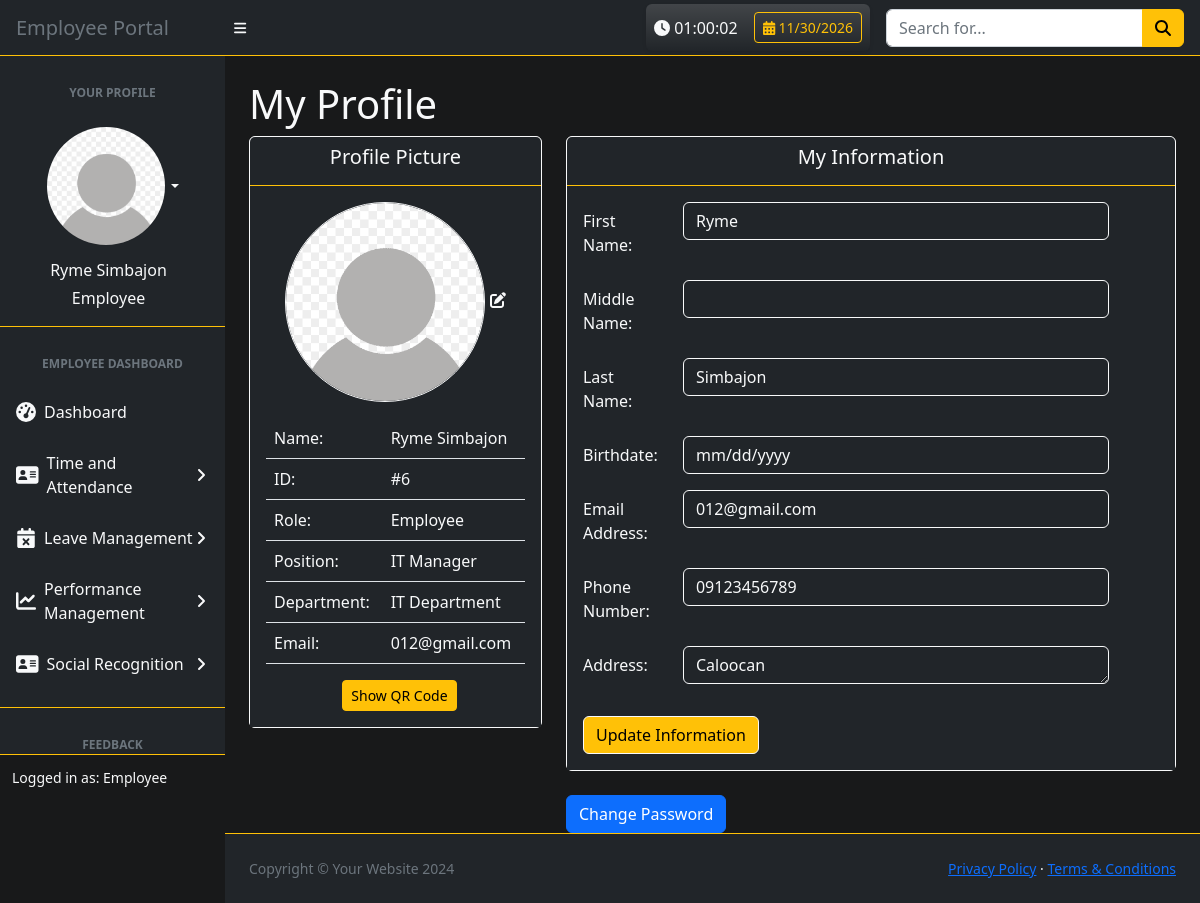
/e_portal/e_profile.php (signed in), run on the app's committed database.
### tables this page shows
CREATE TABLE `employee_register` (
  `e_id` int(11) UNSIGNED NOT NULL,
  `firstname` varchar(255) NOT NULL,
  `middlename` varchar(255) NOT NULL,
  `lastname` varchar(255) NOT NULL,
  `birthdate` date NOT NULL,
  `email` varchar(255) NOT NULL,
  `password` varchar(255) NOT NULL,
  `role` varchar(255) NOT NULL,
  `position` varchar(255) NOT NULL,
  `department` varchar(255) NOT NULL,
  `available_leaves` int(11) NOT NULL DEFAULT 0,
  `phone_number` varchar(20) NOT NULL,
  `address` varchar(255) NOT NULL,
  `pfp` longblob NOT NULL,
  `qr_code_path` varchar(255) DEFAULT NULL
);

### e_portal/e_profile.php (the view, shortened to what the rows shown need)
<?php
include '../db/db_conn.php';
$employeeId = $_SESSION['e_id'];
$sql = "SELECT e_id, firstname, middlename, lastname, birthdate, email, role, position, department, phone_number, address, pfp FROM employee_register WHERE e_id = ?";
$stmt = $conn->prepare($sql);
$stmt->bind_param("i", $employeeId);
$stmt->execute();
$result = $stmt->get_result();
$employeeInfo = $result->fetch_assoc();
?>
<!DOCTYPE html>
<html lang="en">
<head>
    <link href="../css/styles.css" rel="stylesheet" />
    <link href='https://cdn.jsdelivr.net/npm/fullcalendar@5.11.3/main.min.css' rel='stylesheet' />
    <link href="../css/calendar.css" rel="stylesheet"/>
    <link rel="stylesheet" href="https://cdnjs.cloudflare.com/ajax/libs/font-awesome/6.0.0-beta3/css/all.min.css">
</head>
<body class="sb-nav-fixed bg-black">
    <div id="layoutSidenav">
        <div id="layoutSidenav_nav">
            <nav class="sb-sidenav accordion bg-dark" id="sidenavAccordion">
                <div class="sb-sidenav-menu ">
                    <div class="nav">
                        <ul class="navbar-nav ms-auto ms-md-0 me-3 me-lg-4">
                            <li class="nav-item text-light d-flex ms-3 flex-column align-items-center text-center">
                                <span class="big text-light mb-1">
                                    <?php
                                        if ($employeeInfo) {
                                        echo htmlspecialchars($employeeInfo['firstname'] . ' ' . $employeeInfo['middlename'] . ' ' . $employeeInfo['lastname']);
                                        } else {
                                        echo "Admin information not available.";
                                        }
                                    ?>
                                </span>
                                <span class="big text-light">
                                    <?php
                                        if ($employeeInfo) {
                                        echo htmlspecialchars($employeeInfo['role']);
                                        } else {
                                        echo "User information not available.";
                                        }
                                    ?>
                                </span>
                            </li>
                        </ul>
                    </div>
                </div>
                <div class="sb-sidenav-footer bg-black text-light border-top border-1 border-warning">
                    <div class="small">Logged in as: <?php echo htmlspecialchars($employeeInfo['role']); ?></div>
                </div>
            </nav>
        </div>
        <div id="layoutSidenav_content">
            <main class="bg-black">
                <div class="container-fluid px-4 bg-black">
                    <h1 class="big mt-4 text-light">My Profile</h1>
                    <div class="row">
                        <div class="col-md-4">
                            <div class="card mb-4 border border-light">
                                <div class="card-body text-center bg-dark">
                                    <table class="table text-light mt-3 text-start">
                                        <tr>
                                            <td>Name:</td>
                                            <td><?php echo htmlspecialchars($employeeInfo['firstname'] . ' ' . $employeeInfo['middlename'] . ' ' . $employeeInfo['lastname']); ?></td>
                                        </tr>
                                        <tr>
                                            <td>ID:</td>
                                            <td>#<?php echo htmlspecialchars($employeeInfo['e_id']); ?></td>
                                        </tr>
                                        <tr>
                                            <td>Role:</td>
                                            <td><?php echo htmlspecialchars($employeeInfo['role']); ?></td>
                                        </tr>
                                        <tr>
                                            <td>Position:</td>
                                            <td><?php echo htmlspecialchars($employeeInfo['position']); ?></td>
                                        </tr>
                                        <tr>
                                            <td>Department:</td>
                                            <td><?php echo htmlspecialchars($employeeInfo['department']); ?></td>
                                        </tr>
                                        <tr>
                                            <td>Email:</td>
                                            <td><?php echo htmlspecialchars($employeeInfo['email']); ?></td>
                                        </tr>
                                    </table>
                                </div>
                            </div>
                        </div>
                        <div class="col-md-8">
                            <div class="card mb-4 border border-light">
                                <div class="card-body bg-dark">
                                    <form id="infoForm" action="../e_portal/update_eprofile.php" method="post">
                                        <div class="row mb-3">
                                            <div class="col-sm-9">
                                                <input type="text" class="form-control bg-dark text-light border border-light" id="inputfName" name="firstname" value="<?php echo htmlspecialchars($employeeInfo['firstname']); ?>" readonly>
                                            </div>
                                        </div>
                                        <div class="row mb-3">
                                            <div class="col-sm-9">
                                                <input type="text" class="form-control bg-dark text-light border border-light" id="inputlName" name="lastname" value="<?php echo htmlspecialchars($employeeInfo['lastname']); ?>" readonly>
                                            </div>
                                        </div>
                                        <div class="row mb-3">
                                            <div class="col-sm-9">
                                                <input type="date" class="form-control bg-dark text-light border border-light" id="inputbirth" name="birthdate" value="<?php echo htmlspecialchars($employeeInfo['birthdate']); ?>" readonly>
                                            </div>
                                        </div>
                                        <div class="row mb-3">
                                            <div class="col-sm-9">
                                                <input type="email" class="form-control bg-dark text-light border border-light" id="inputEmail" name="email" value="<?php echo htmlspecialchars($employeeInfo['email']); ?>" readonly>
                                            </div>
                                        </div>
                                        <div class="row mb-3">
                                            <div class="col-sm-9">
                                                <input type="number" class="form-control bg-dark text-light border border-light" id="inputPhone" name="phone_number" value="<?php echo htmlspecialchars($employeeInfo['phone_number']); ?>" readonly>
                                            </div>
                                        </div>
                                        <div class="row mb-3">
                                            <div class="mb-3 col-sm-9">
                                                <textarea class="form-control border bg-dark text-light border-light" id="inputAddress" name="address" rows="1" readonly><?php echo htmlspecialchars($employeeInfo['address']); ?></textarea>
                                            </div>
                                        </div>
                                    </form>
                                </div>
                            </div>
                        </div>
                    </div>
                </div>
                </main>
        </div>
    </div>
</body>
</html>

### data on the page
employee_register: firstname+middlename+lastname "Ryme Simbajon", role "Employee", e_id "6", position "IT Manager", department "IT Department", email "012@gmail.com", firstname "Ryme", lastname "Simbajon", phone_number "09123456789", address "Caloocan"
